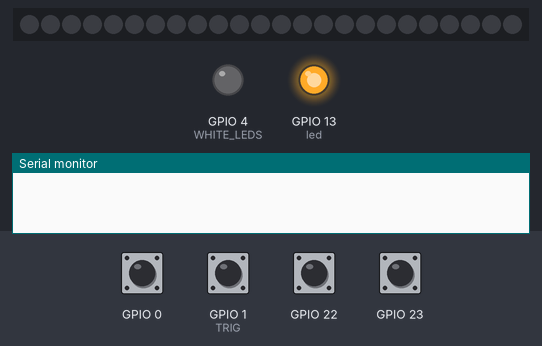
The sketch below on a simulated ESP32. Parts: 24 RGB LEDs in strip order, left to right, output pins drawn as LEDs (lit = HIGH), the last lines printed to the serial monitor. Inputs (shaded band) come from the test bench; at power-on: GPIO 0, GPIO 1 (TRIG), GPIO 22, GPIO 23 HIGH. Colours are those a GRB WS2812 strip shows for the declared byte order.

Above: at 0.1 s.
At 1.45 s:
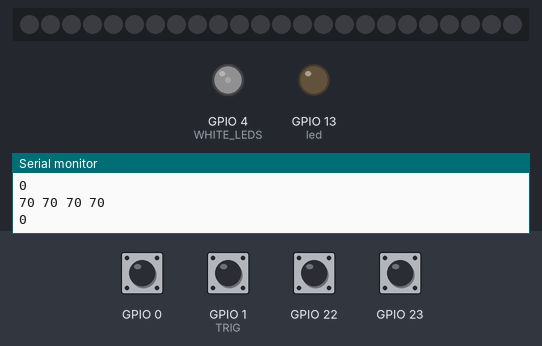
At 17.56 s:
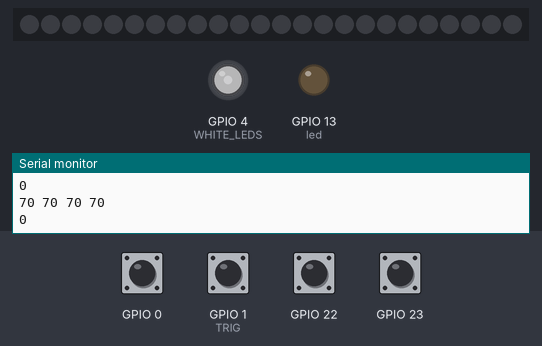
At 33.86 s:
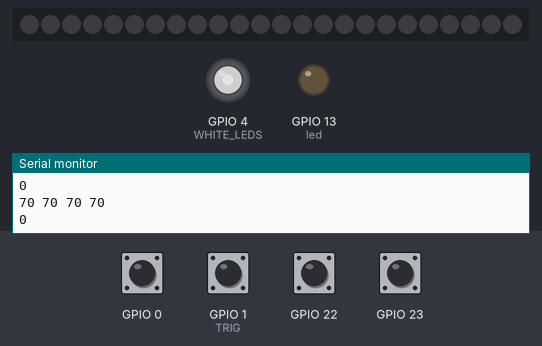
Timing chart, 0 to 40.0 s (numbered marks = the images above):
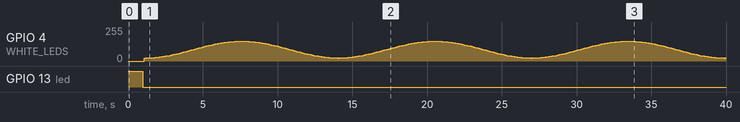

The sketch:

touchsequence.ino
```cpp
/*********************************************************


**********************************************************/

#include <Wire.h>
//#include "Adafruit_MPR121.h"
#include "FastLED.h"

#include "gamma.h"

#ifndef _BV
#define _BV(bit) (1 << (bit))
#endif


///////////////////////////////////////////////////////////////////////////////////////////
//
// Move a white dot along the strip of leds.  This program simply shows how to configure the leds,
// and then how to turn a single pixel white and then off, moving down the line of pixels.
//

// How many leds are in the strip?
#define NUM_LEDS 24

// Data pin that led data will be written out over
#define DATA_PIN 6

// PWM white LEDs on this pin
# define WHITE_LEDS 4

// This is an array of leds.  One item for each led in your strip.
CRGB leds[NUM_LEDS];


uint8_t attr_phase = 0;


// You can have up to 4 on one i2c bus but one is enough for testing!
//Adafruit_MPR121 cap = Adafruit_MPR121();

// Keeps track of the last pins touched
// so we know when buttons are 'released'
uint16_t lasttouched = 0;
uint16_t currtouched = 0;


// state definitions

#define WAIT 0
#define TRIG 1

static uint8_t lr_state = 0;
static uint8_t rl_state = 0;

#define NCHAN 4 // number of channels used


static uint16_t red_val = 0;
static uint16_t blu_val = 0;

void lr_trig(void) {
  Serial.println("Right stroke!");
  for (int pos = 0; pos < NUM_LEDS; pos++) {
    leds[pos] += CRGB(0, 0, 32);
  }
}

void rl_trig(void) {
  Serial.println("Left stroke!");

  for (int pos = 0; pos < NUM_LEDS; pos++) {
    leds[pos] += CRGB(0, 32, 0);
  }


}


static int led = 13;

void lr_advance(void) {
  lr_state += 1;
  if (lr_state >= TRIG) {
    lr_trig();
    lr_state = 0;
  }
  //Serial.print("new LR state " );
  //Serial.println(lr_state);
}

void rl_advance(void) {
  rl_state += 1;
  if (rl_state >= TRIG) {
    rl_trig();
    rl_state = 0;
  }
  //Serial.print("new RL state " );
  //Serial.println(rl_state);
}


void setup() {
  Serial.begin(9600);

  //while (!Serial) { // needed to keep leonardo/micro from starting too fast!
  //  delay(10);
  // }


  pinMode(led, OUTPUT);

  digitalWrite(led, HIGH);
  delay(1000);
  digitalWrite(led, LOW);

  pinMode(WHITE_LEDS, OUTPUT);
  analogWriteFrequency(WHITE_LEDS, 12000);
  analogWrite(WHITE_LEDS, 0);

  Serial.println("Adafruit MPR121 Capacitive Touch sensor test");

  // Default address is 0x5A, if tied to 3.3V its 0x5B
  // If tied to SDA its 0x5C and if SCL then 0x5D
  /*
    if (!cap.begin(0x5A)) {
      Serial.println("MPR121 not found, check wiring ? ");
      while (1);
    }
    Serial.println("MPR121 found!");

    cap.setThresholds(5, MPR121_RELEASE_THRESHOLD_DEFAULT );

  */
  FastLED.addLeds<WS2812B, DATA_PIN, RGB>(leds, NUM_LEDS);

}

// rolling threshold is mean
int thresh = 2000;

#define THRESH (2000)

int get_touched() {

  int touchbits = 0;
  int tr0 = touchRead(0);
  int tr1 = touchRead(1);
  int tr2 = touchRead(22);
  int tr3 = touchRead(23);


  Serial.print(tr0);
  Serial.print(" ");
  Serial.print(tr1);
  Serial.print(" ");
  Serial.print(tr2);
  Serial.print(" ");
  Serial.println(tr3);

  if (tr0 > THRESH) {
    touchbits += 0x01;
  }
  if (tr1 > THRESH) {
    touchbits += 0x02;
  }
  if (tr2 > THRESH) {
    touchbits += 0x04;
  }
  if (tr3 > THRESH) {
    touchbits += 0x08;
  }
  return (touchbits);
}

void loop() {
  // Get the currently touched pads
  uint8_t touchflag = 0;
  currtouched = get_touched();
  Serial.println(currtouched, BIN);
  if (currtouched) {
    digitalWrite(led, HIGH);   // turn the LED on (HIGH is the voltage level)

  } else {
    digitalWrite(led, LOW);   // turn the LED on (HIGH is the voltage level)

  }

  currtouched += currtouched << NCHAN;

  for (uint8_t i = 0; i < NCHAN; i++) {
    // it if *is* touched and *wasnt* touched before, alert!
    if ((currtouched & _BV(i)) && !(lasttouched & _BV(i)) ) {
      //Serial.print(i); Serial.println(" touched");
      touchflag = 1;
    }
    // if it *was* touched and now *isnt*, alert!
    if (!(currtouched & _BV(i)) && (lasttouched & _BV(i)) ) {
      //Serial.print(i); Serial.println(" released");
    }
  }

  if (touchflag) {
    touchflag = 0;
    //Serial.println(currtouched + 32, BIN);
    //Serial.println(lasttouched + 32, BIN);
    if (currtouched & (lasttouched << 1)) {
      lr_advance();
    }
    if (currtouched & (lasttouched >> 1)) {
      rl_advance();
    }

  }

  // reset our state
  lasttouched = currtouched;

  // comment out this line for detailed data from the sensor!
  //print_values();
  fadeToBlackBy( leds, NUM_LEDS, 1);

  FastLED.delay(100);
  FastLED.show();
  if (!leds[0].blue && !leds[0].red && !leds[0].green) {
    analogWrite(WHITE_LEDS, 150 - 0.5 * cos8(attr_phase));

  }
  else {
    analogWrite(WHITE_LEDS, 0);
    attr_phase = 0;
  }

  attr_phase += 2;

}

/*
  void print_values() {
  // debugging info, what
  Serial.print("\t\t\t\t\t\t\t\t\t\t\t\t\t 0x"); Serial.println(cap.touched(), HEX);
  Serial.print("Filt : ");
  for (uint8_t i = 0; i < NCHAN; i++) {
    Serial.print(cap.filteredData(i)); Serial.print("\t");
  }
  Serial.print(currtouched + 32, BIN);
  Serial.println();
  Serial.print("Base : ");
  for (uint8_t i = 0; i < NCHAN; i++) {
    Serial.print(cap.baselineData(i)); Serial.print("\t");
  }
  Serial.println();
  // put a delay so it isn't overwhelming
  FastLED.delay(100);
  }
*/
```

Source omitted: gamma.h (data table, 1104 bytes)
